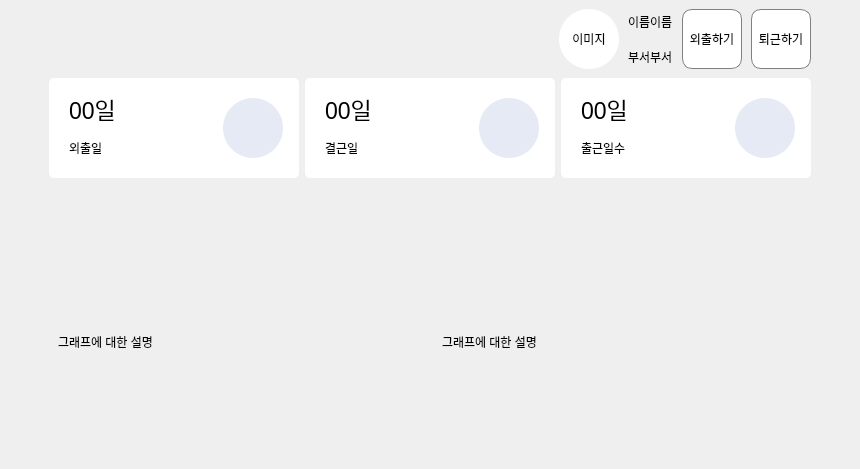
        <widget class="QWidget" name="home_page">
         <layout class="QHBoxLayout" name="horizontalLayout_9">
          <property name="leftMargin">
           <number>0</number>
          </property>
          <property name="topMargin">
           <number>0</number>
          </property>
          <property name="rightMargin">
           <number>0</number>
          </property>
          <property name="bottomMargin">
           <number>0</number>
          </property>
          <item>
           <spacer name="left_h_spacer">
            <property name="orientation">
             <enum>Qt::Horizontal</enum>
            </property>
            <property name="sizeHint" stdset="0">
             <size>
              <width>40</width>
              <height>20</height>
             </size>
            </property>
           </spacer>
          </item>
          <item>
           <widget class="QWidget" name="home_page_main_widget" native="true">
            <layout class="QVBoxLayout" name="verticalLayout_12">
             <property name="spacing">
              <number>9</number>
             </property>
             <item>
              <layout class="QHBoxLayout" name="horizontalLayout_8">
               <property name="spacing">
                <number>0</number>
               </property>
               <item>
                <spacer name="horizontalSpacer_4">
                 <property name="orientation">
                  <enum>Qt::Horizontal</enum>
                 </property>
                 <property name="sizeHint" stdset="0">
                  <size>
                   <width>40</width>
                   <height>20</height>
                  </size>
                 </property>
                </spacer>
               </item>
               <item>
                <layout class="QHBoxLayout" name="horizontalLayout_7">
                 <property name="spacing">
                  <number>9</number>
                 </property>
                 <item>
                  <widget class="QLabel" name="img_lab">
                   <property name="minimumSize">
                    <size>
                     <width>60</width>
                     <height>60</height>
                    </size>
                   </property>
                   <property name="maximumSize">
                    <size>
                     <width>60</width>
                     <height>60</height>
                    </size>
                   </property>
                   <property name="styleSheet">
                    <string notr="true">background-color: rgb(255, 255, 255);
border-radius:30px;</string>
                   </property>
                   <property name="text">
                    <string>이미지</string>
                   </property>
                   <property name="alignment">
                    <set>Qt::AlignCenter</set>
                   </property>
                  </widget>
                 </item>
                 <item>
                  <layout class="QVBoxLayout" name="verticalLayout_11">
                   <item>
                    <widget class="QLabel" name="home_name_lab">
                     <property name="maximumSize">
                      <size>
                       <width>16777215</width>
                       <height>30</height>
                      </size>
                     </property>
                     <property name="text">
                      <string>이름이름</string>
                     </property>
                    </widget>
                   </item>
                   <item>
                    <widget class="QLabel" name="home_dept_lab">
                     <property name="maximumSize">
                      <size>
                       <width>16777215</width>
                       <height>30</height>
                      </size>
                     </property>
                     <property name="text">
                      <string>부서부서</string>
                     </property>
                    </widget>
                   </item>
                  </layout>
                 </item>
                 <item>
                  <widget class="QPushButton" name="out_btn">
                   <property name="minimumSize">
                    <size>
                     <width>60</width>
                     <height>60</height>
                    </size>
                   </property>
                   <property name="styleSheet">
                    <string notr="true">#out_btn{
border-radius:10px;
border: 1px solid gray;
background-color: rgb(255, 255, 255);
}
</string>
                   </property>
                   <property name="text">
                    <string>외출하기</string>
                   </property>
                  </widget>
                 </item>
                 <item>
                  <widget class="QPushButton" name="end_btn">
                   <property name="minimumSize">
                    <size>
                     <width>60</width>
                     <height>60</height>
                    </size>
                   </property>
                   <property name="styleSheet">
                    <string notr="true">border-radius:10px;
border: 1px solid gray;
background-color: rgb(255, 255, 255);
</string>
                   </property>
                   <property name="text">
                    <string>퇴근하기</string>
                   </property>
                  </widget>
                 </item>
                </layout>
               </item>
              </layout>
             </item>
             <item>
              <widget class="QWidget" name="home_bottom_widget" native="true">
               <layout class="QVBoxLayout" name="verticalLayout_10">
                <property name="leftMargin">
                 <number>0</number>
                </property>
                <property name="topMargin">
                 <number>0</number>
                </property>
                <property name="rightMargin">
                 <number>0</number>
                </property>
                <property name="bottomMargin">
                 <number>0</number>
                </property>
                <item>
                 <layout class="QHBoxLayout" name="horizontalLayout_5">
                  <item>
                   <widget class="QWidget" name="widget_3" native="true">
                    <property name="minimumSize">
                     <size>
                      <width>250</width>
                      <height>100</height>
                     </size>
                    </property>
                    <property name="styleSheet">
                     <string notr="true">background-color: rgb(255, 255, 255);
border-radius:5px;</string>
                    </property>
                    <layout class="QHBoxLayout" name="horizontalLayout_4">
                     <property name="leftMargin">
                      <number>20</number>
                     </property>
                     <property name="topMargin">
                      <number>14</number>
                     </property>
                     <property name="rightMargin">
                      <number>16</number>
                     </property>
                     <property name="bottomMargin">
                      <number>14</number>
                     </property>
                     <item>
                      <layout class="QVBoxLayout" name="verticalLayout_5">
                       <item>
                        <widget class="QLabel" name="label_7">
                         <property name="maximumSize">
                          <size>
                           <width>60</width>
                           <height>16777215</height>
                          </size>
                         </property>
                         <property name="font">
                          <font>
                           <pointsize>17</pointsize>
                          </font>
                         </property>
                         <property name="text">
                          <string>00일</string>
                         </property>
                        </widget>
                       </item>
                       <item>
                        <widget class="QLabel" name="label_8">
                         <property name="maximumSize">
                          <size>
                           <width>60</width>
                           <height>16777215</height>
                          </size>
                         </property>
                         <property name="text">
                          <string>외출일</string>
                         </property>
                        </widget>
                       </item>
                      </layout>
                     </item>
                     <item>
                      <spacer name="horizontalSpacer_3">
                       <property name="orientation">
                        <enum>Qt::Horizontal</enum>
                       </property>
                       <property name="sizeHint" stdset="0">
                        <size>
                         <width>40</width>
                         <height>20</height>
                        </size>
                       </property>
                      </spacer>
                     </item>
                     <item>
                      <widget class="QLabel" name="label_9">
                       <property name="minimumSize">
                        <size>
                         <width>60</width>
                         <height>60</height>
                        </size>
                       </property>
                       <property name="maximumSize">
                        <size>
                         <width>60</width>
                         <height>60</height>
                        </size>
                       </property>
                       <property name="layoutDirection">
                        <enum>Qt::LeftToRight</enum>
                       </property>
                       <property name="styleSheet">
                        <string notr="true">border-radius:30px;
background-color: rgb(230, 234, 245);</string>
                       </property>
                       <property name="text">
                        <string/>
                       </property>
                       <property name="pixmap">
                        <pixmap resource="../resource.qrc">:/img/icon/attendance.png</pixmap>
                       </property>
                       <property name="scaledContents">
                        <bool>true</bool>
                       </property>
                       <property name="alignment">
                        <set>Qt::AlignCenter</set>
                       </property>
                      </widget>
                     </item>
                    </layout>
                   </widget>
                  </item>
                  <item>
                   <widget class="QWidget" name="widget_2" native="true">
                    <property name="minimumSize">
                     <size>
                      <width>250</width>
                      <height>100</height>
                     </size>
                    </property>
                    <property name="styleSheet">
                     <string notr="true">background-color: rgb(255, 255, 255);
border-radius:5px;</string>
                    </property>
                    <layout class="QHBoxLayout" name="horizontalLayout_3">
                     <property name="leftMargin">
                      <number>20</number>
                     </property>
                     <property name="topMargin">
                      <number>14</number>
                     </property>
                     <property name="rightMargin">
                      <number>16</number>
                     </property>
                     <property name="bottomMargin">
                      <number>14</number>
                     </property>
                     <item>
                      <layout class="QVBoxLayout" name="verticalLayout_4">
                       <item>
                        <widget class="QLabel" name="label_4">
                         <property name="maximumSize">
                          <size>
                           <width>60</width>
                           <height>16777215</height>
                          </size>
                         </property>
                         <property name="font">
                          <font>
                           <pointsize>17</pointsize>
                          </font>
                         </property>
                         <property name="text">
                          <string>00일</string>
                         </property>
                        </widget>
                       </item>
                       <item>
                        <widget class="QLabel" name="label_5">
                         <property name="maximumSize">
                          <size>
                           <width>60</width>
                           <height>16777215</height>
                          </size>
                         </property>
                         <property name="text">
                          <string>결근일</string>
                         </property>
                        </widget>
                       </item>
                      </layout>
                     </item>
                     <item>
                      <spacer name="horizontalSpacer_2">
                       <property name="orientation">
                        <enum>Qt::Horizontal</enum>
                       </property>
                       <property name="sizeHint" stdset="0">
                        <size>
                         <width>40</width>
                         <height>20</height>
                        </size>
                       </property>
                      </spacer>
                     </item>
                     <item>
                      <widget class="QLabel" name="label_6">
                       <property name="minimumSize">
                        <size>
                         <width>60</width>
                         <height>60</height>
                        </size>
                       </property>
                       <property name="maximumSize">
                        <size>
                         <width>60</width>
                         <height>60</height>
                        </size>
                       </property>
                       <property name="layoutDirection">
                        <enum>Qt::LeftToRight</enum>
                       </property>
                       <property name="styleSheet">
                        <string notr="true">border-radius:30px;
background-color: rgb(230, 234, 245);</string>
                       </property>
                       <property name="text">
                        <string/>
                       </property>
                       <property name="pixmap">
                        <pixmap resource="../resource.qrc">:/img/icon/absent.png</pixmap>
                       </property>
                       <property name="scaledContents">
                        <bool>true</bool>
                       </property>
                       <property name="alignment">
                        <set>Qt::AlignCenter</set>
                       </property>
                      </widget>
                     </item>
                    </layout>
                   </widget>
                  </item>
                  <item>
                   <widget class="QWidget" name="widget" native="true">
                    <property name="minimumSize">
                     <size>
                      <width>250</width>
                      <height>100</height>
                     </size>
                    </property>
                    <property name="styleSheet">
                     <string notr="true">background-color: rgb(255, 255, 255);
border-radius:5px;</string>
                    </property>
                    <layout class="QHBoxLayout" name="horizontalLayout">
                     <property name="leftMargin">
                      <number>20</number>
                     </property>
                     <property name="topMargin">
                      <number>14</number>
                     </property>
                     <property name="rightMargin">
                      <number>16</number>
                     </property>
                     <property name="bottomMargin">
                      <number>14</number>
                     </property>
                     <item>
                      <layout class="QVBoxLayout" name="verticalLayout_3">
                       <item>
                        <widget class="QLabel" name="label">
                         <property name="maximumSize">
                          <size>
                           <width>60</width>
                           <height>16777215</height>
                          </size>
                         </property>
                         <property name="font">
                          <font>
                           <pointsize>17</pointsize>
                          </font>
                         </property>
                         <property name="text">
                          <string>00일</string>
                         </property>
                        </widget>
                       </item>
                       <item>
                        <widget class="QLabel" name="label_2">
                         <property name="maximumSize">
                          <size>
                           <width>60</width>
                           <height>16777215</height>
                          </size>
                         </property>
                         <property name="text">
                          <string>출근일수</string>
                         </property>
                        </widget>
                       </item>
                      </layout>
                     </item>
                     <item>
                      <spacer name="horizontalSpacer">
                       <property name="orientation">
                        <enum>Qt::Horizontal</enum>
                       </property>
                       <property name="sizeHint" stdset="0">
                        <size>
                         <width>40</width>
                         <height>20</height>
                        </size>
                       </property>
                      </spacer>
                     </item>
                     <item>
                      <widget class="QLabel" name="label_3">
                       <property name="minimumSize">
                        <size>
                         <width>60</width>
                         <height>60</height>
                        </size>
                       </property>
                       <property name="maximumSize">
                        <size>
                         <width>60</width>
                         <height>60</height>
                        </size>
                       </property>
                       <property name="layoutDirection">
                        <enum>Qt::LeftToRight</enum>
                       </property>
                       <property name="styleSheet">
                        <string notr="true">border-radius:30px;
background-color: rgb(230, 234, 245);</string>
                       </property>
                       <property name="text">
                        <string/>
                       </property>
                       <property name="pixmap">
                        <pixmap resource="../resource.qrc">:/img/icon/out.png</pixmap>
                       </property>
                       <property name="scaledContents">
                        <bool>true</bool>
                       </property>
                       <property name="alignment">
                        <set>Qt::AlignCenter</set>
                       </property>
                      </widget>
                     </item>
                    </layout>
                   </widget>
                  </item>
                 </layout>
                </item>
                <item>
                 <spacer name="verticalSpacer">
                  <property name="orientation">
                   <enum>Qt::Vertical</enum>
                  </property>
                  <property name="sizeType">
                   <enum>QSizePolicy::Fixed</enum>
                  </property>
                  <property name="sizeHint" stdset="0">
                   <size>
                    <width>20</width>
                    <height>40</height>
                   </size>
                  </property>
                 </spacer>
                </item>
                <item>
                 <widget class="QWidget" name="widget_5" native="true">
                  <property name="minimumSize">
                   <size>
                    <width>0</width>
                    <height>236</height>
                   </size>
                  </property>
                  <property name="maximumSize">
                   <size>
                    <width>16777215</width>
                    <height>240</height>
                   </size>
                  </property>
                  <layout class="QHBoxLayout" name="horizontalLayout_6">
                   <property name="leftMargin">
                    <number>0</number>
                   </property>
                   <property name="topMargin">
                    <number>0</number>
                   </property>
                   <property name="rightMargin">
                    <number>0</number>
                   </property>
                   <property name="bottomMargin">
                    <number>0</number>
                   </property>
                   <item>
                    <widget class="QWidget" name="widget_6" native="true">
                     <layout class="QVBoxLayout" name="verticalLayout_7">
                      <item>
                       <layout class="QVBoxLayout" name="verticalLayout_6"/>
                      </item>
                      <item>
                       <widget class="QLabel" name="label_10">
                        <property name="maximumSize">
                         <size>
                          <width>16777215</width>
                          <height>45</height>
                         </size>
                        </property>
                        <property name="text">
                         <string>그래프에 대한 설명</string>
                        </property>
                       </widget>
                      </item>
                     </layout>
                    </widget>
                   </item>
                   <item>
                    <widget class="QWidget" name="widget_7" native="true">
                     <layout class="QVBoxLayout" name="verticalLayout_8">
                      <item>
                       <layout class="QVBoxLayout" name="verticalLayout_9"/>
                      </item>
                      <item>
                       <widget class="QLabel" name="label_11">
                        <property name="maximumSize">
                         <size>
                          <width>16777215</width>
                          <height>45</height>
                         </size>
                        </property>
                        <property name="text">
                         <string>그래프에 대한 설명</string>
                        </property>
                       </widget>
                      </item>
                     </layout>
                    </widget>
                   </item>
                  </layout>
                 </widget>
                </item>
               </layout>
              </widget>
             </item>
            </layout>
           </widget>
          </item>
          <item>
           <spacer name="right_h_spacer">
            <property name="orientation">
             <enum>Qt::Horizontal</enum>
            </property>
            <property name="sizeHint" stdset="0">
             <size>
              <width>40</width>
              <height>20</height>
             </size>
            </property>
           </spacer>
          </item>
         </layout>
        </widget>
